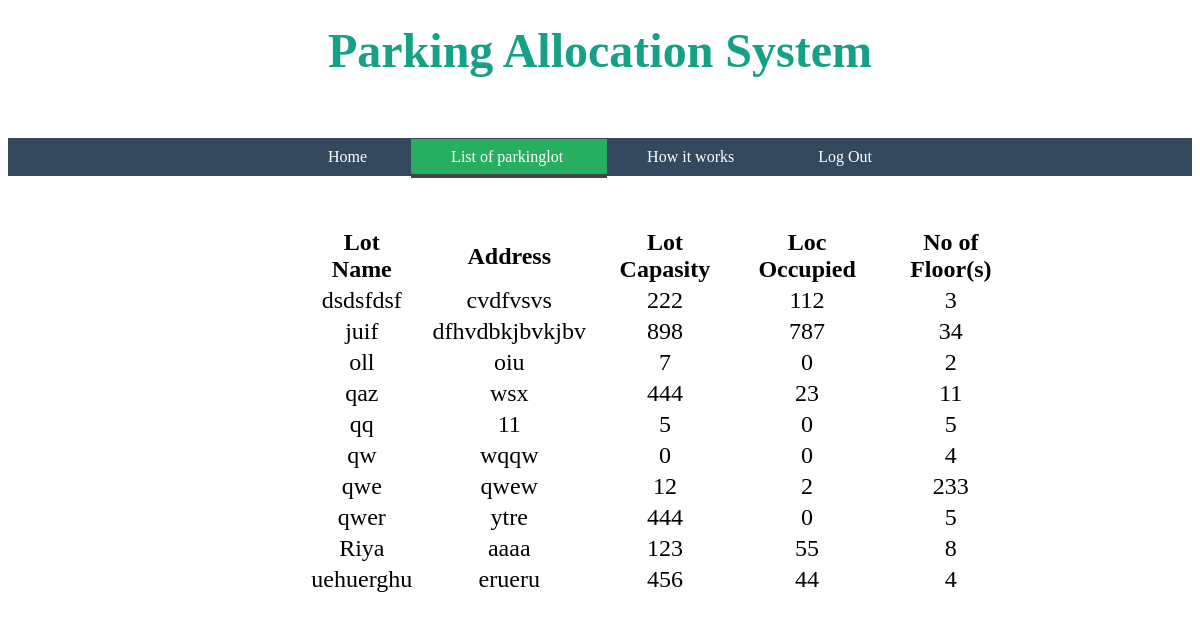
The app's page /user/list_of_lot.php (signed in) with its own data.
### tables this page shows
CREATE TABLE `parkinglot` (
  `Lot_id` varchar(30) NOT NULL,
  `LotName` varchar(30) NOT NULL,
  `Address` varchar(30) DEFAULT NULL,
  `LotCapasity` int(11) DEFAULT NULL,
  `LotOccupied` int(11) DEFAULT '0',
  `NoOfFloor` int(11) DEFAULT NULL
);

### user/list_of_lot.php (the view, shortened to what this page needs)
<html>
	<head>
		<link rel="stylesheet" type="text/css" href='../css/style.css'>
	</head>
	<body>
		<div class="container">
		<h1 class="banner" > Parking Allocation System </h1>
			<nav class="menu">
                <ul>
                        <li > <a href="index.php"> Home </a></li>
                        <li id = "current"> <a href="list_of_lot.php"> List of parkinglot </a></li>
                        <li> <a href="#"> How it works </a></li>
                        <li> <a href="../logout.php"> Log Out </a></li>
                </ul>
            </nav>
		<section class="sec">
			<div >
            <table id="table_div">
                <tr>
                    <th> Lot Name </th>
                    <th>&nbsp;&nbsp;</th>
                    <th> Address </th>
                    <th>&nbsp;&nbsp;</th>
                    <th> Lot Capasity </th>
                    <th>&nbsp;&nbsp;</th>
                    <th> Loc Occupied </th>
                    <th>&nbsp;&nbsp;</th>
                	<th> No of Floor(s) </th>
				</tr>
                <?php
    				include("../connect.php");
    				$query = "SELECT * FROM `parkinglot` order by LotName asc ";
        			$result = $conn->query($query);
        			$row = mysqli_fetch_assoc($result);
        			while($row != NULL){
        			$name = $row['LotName'];
        			echo"<tr><td>$name</td>";
                    echo"<th>&nbsp;&nbsp;</th>";
        			$add = $row['Address'];
        			echo"<td>$add</td>";
                    echo"<th>&nbsp;&nbsp;</th>";
        			$loc = $row['LotCapasity'];
        			echo"<td>$loc</td>";
                    echo"<th>&nbsp;&nbsp;</th>";
        			$lo = $row['LotOccupied'];
        			echo"<td>$lo</td>";
                    echo"<th>&nbsp;&nbsp;</th>";
        			$nf = $row['NoOfFloor'];
        			echo"<td>$nf</td></tr>";
        			$row = mysqli_fetch_assoc($result);
        		}
            	?>
                        </table>
                        </div>
		</section>
		</div>
	</body>
</html>

### css/style.css (style rules this page uses)
.banner { margin: 0; width: 100%; background-size: contain; color: #16a085; text-align: center; padding: 15px 0px; height: 100px; font-size: 300%; }
nav { text-align: center; background: #34495e; padding: 10px 0px }
nav ul { margin: 0; padding: 0; }
nav li { text-decoration: none; display: inline; }
nav li>a { text-decoration: none; color:#ffffff; padding: 10px 40px; }
.menu ul li#current { display: inline; padding: .55em .0em; background-color: #27ae60; color: #000; border-bottom: .25em solid #444; }
#table_div { text-align: center; padding-left: 300px; padding-top: 50px; font-size: 150%; width: 85%; }

### records on screen
parkinglot: LotName "dsdsfdsf", Address "cvdfvsvs", LotCapasity "222", LotOccupied "112", NoOfFloor "3"
parkinglot: LotName "juif", Address "dfhvdbkjbvkjbv", LotCapasity "898", LotOccupied "787", NoOfFloor "34"
parkinglot: LotName "oll", Address "oiu", LotCapasity "7", LotOccupied "0", NoOfFloor "2"
parkinglot: LotName "qaz", Address "wsx", LotCapasity "444", LotOccupied "23", NoOfFloor "11"
parkinglot: LotName "qq", Address "11", LotCapasity "5", LotOccupied "0", NoOfFloor "5"
parkinglot: LotName "qw", Address "wqqw", LotCapasity "0", LotOccupied "0", NoOfFloor "4"
parkinglot: LotName "qwe", Address "qwew", LotCapasity "12", LotOccupied "2", NoOfFloor "233"
parkinglot: LotName "qwer", Address "ytre", LotCapasity "444", LotOccupied "0", NoOfFloor "5"
parkinglot: LotName "Riya", Address "aaaa", LotCapasity "123", LotOccupied "55", NoOfFloor "8"
parkinglot: LotName "uehuerghu", Address "erueru", LotCapasity "456", LotOccupied "44", NoOfFloor "4"
